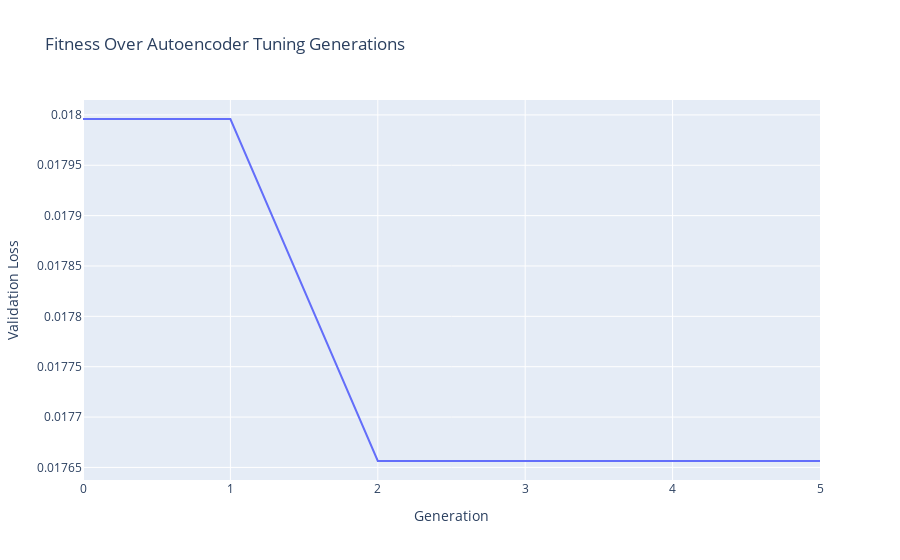

The cell this chart's notebook holds for it:
### Code cell
"""
    instance = [activation function, --> one of list
        nodes layer 1, --> integer, not 0
        nodes layer 2, --> integer, may be 0
        nodes layer 3, --> integer, may be 0
        batch_normalization, --> binary integer
        batch_size --> one of list
        ]
"""

lookback = 5
val_year = 2018
test_year = 2019

files = {
    # varname: filename
    "S&P500": "Dataset v3/SP500_combined_data_20220412.csv",
}
for file in files:
    df = retrieve_data(file, files[file])

df = create_classification_data(df, lookback)

x_train, y_train, x_val, y_val, x_test, y_test = create_train_val_test(df, val_year, test_year)

x_train = scale_data(x_train)
x_val = scale_data(x_val)
x_test = scale_data(x_test)

variables = len(x_train.columns)
print(f"Input size: {variables}")
population_size = 20
generations = 10
epochs = 40

activation_functions = ['ReLU', 'LeakyReLU', 'sigmoid', 'tanh']
batch_sizes = [32, 64, 128, 256]

ea = EA(population_size, activation_functions, batch_sizes, variables)
x = init_population(population_size, activation_functions, batch_sizes, variables)
f = evaluate_init_population(ea, x)

populations = []
populations.append(x)
f_best = [f.min()]

start_time = datetime.now()

print("--> STARTING EVOLUTION")
early_stop = 0
for i in range(generations):
    print(f'Generation: {i}\tBest fitness: {f.min()}')
    x, f = ea.step(x, f)
    print(x)
    populations.append(x)

    if f.min() < f_best[-1]:
        f_best.append(f.min())
        early_stop = 0
    else:
        f_best.append(f_best[-1])
        early_stop += 1
#     extract_population(x, activation_functions, batch_sizes)
    if early_stop == 3:
        print("Early stop triggered at generation {i} after not improving fitness for three generations")
        break
print("--> EVOLUTION FINISHED")

end_time = datetime.now()
evolution_time = end_time - start_time
evolution_time_seconds = evolution_time.total_seconds()
print(f"\nElapsed time in minutes: {evolution_time_seconds/60}")

print(f)
print(f.min())
index_best_parameters = np.where(f == f.min())[0][0]
print(index_best_parameters)
print_best(x[index_best_parameters], activation_functions, batch_sizes, f.min())
validate_best(x[index_best_parameters], ea)
plot_convergence(f_best)

### Figure 1 — Plotly figure (JSON) as saved in the notebook; plotly's stock layout.template omitted (floating-point values rounded to 4 significant figures)
{"data": [{"mode": "lines", "type": "scatter", "x": [0, 1, 2, 3, 4, 5], "xaxis": "x", "y": [0.018, 0.018, 0.01766, 0.01766, 0.01766, 0.01766], "yaxis": "y"}], "layout": {"title": {"text": "Fitness Over Autoencoder Tuning Generations"}, "xaxis": {"anchor": "y", "domain": [0, 1], "title": {"text": "Generation"}}, "yaxis": {"anchor": "x", "domain": [0, 1], "title": {"text": "Validation Loss"}}}}
